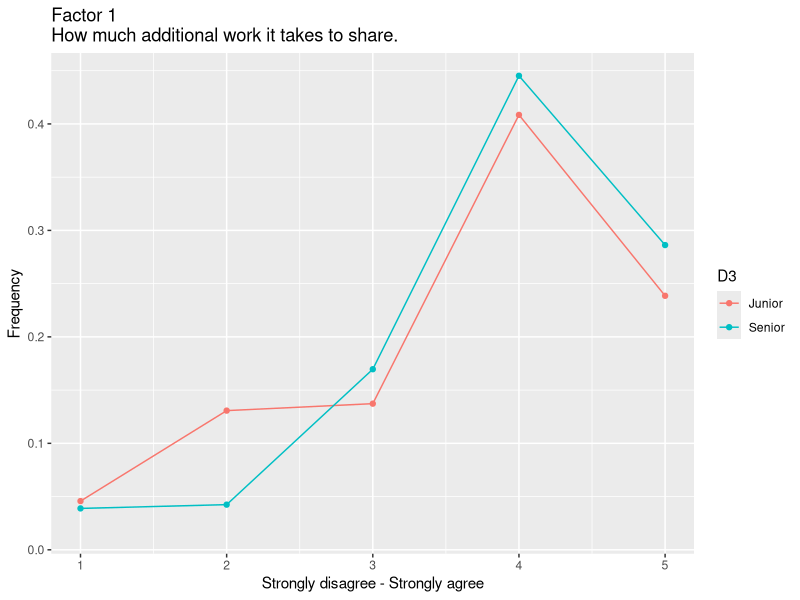
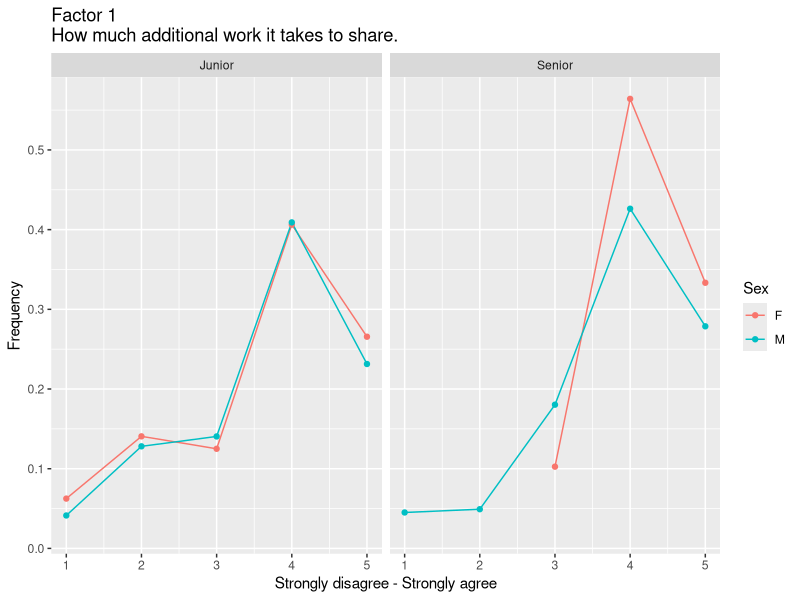
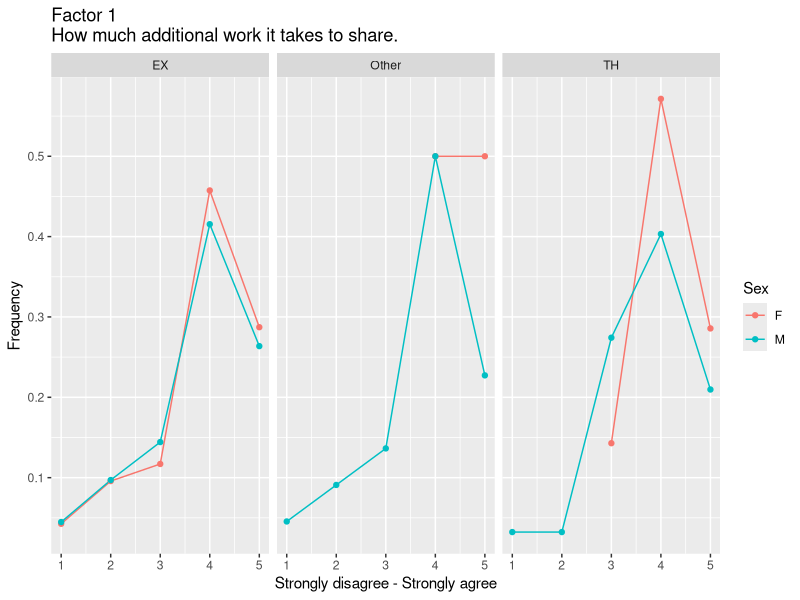
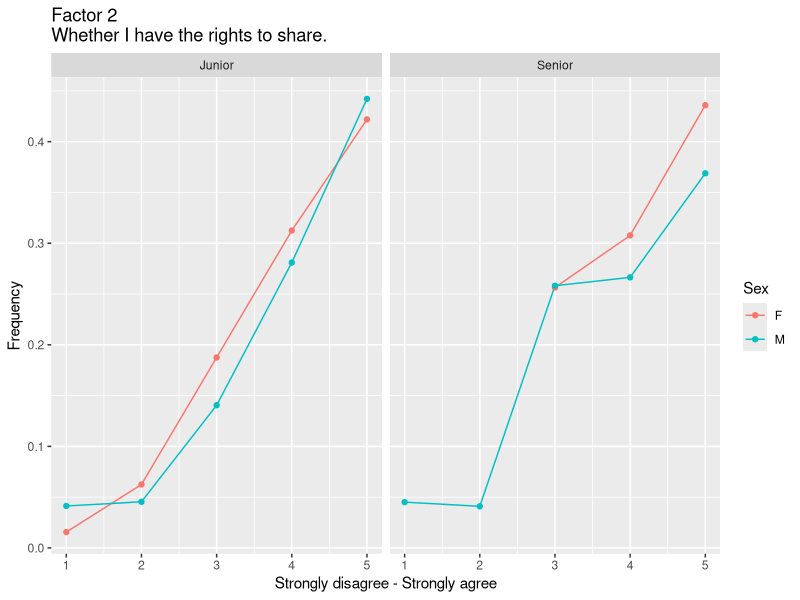
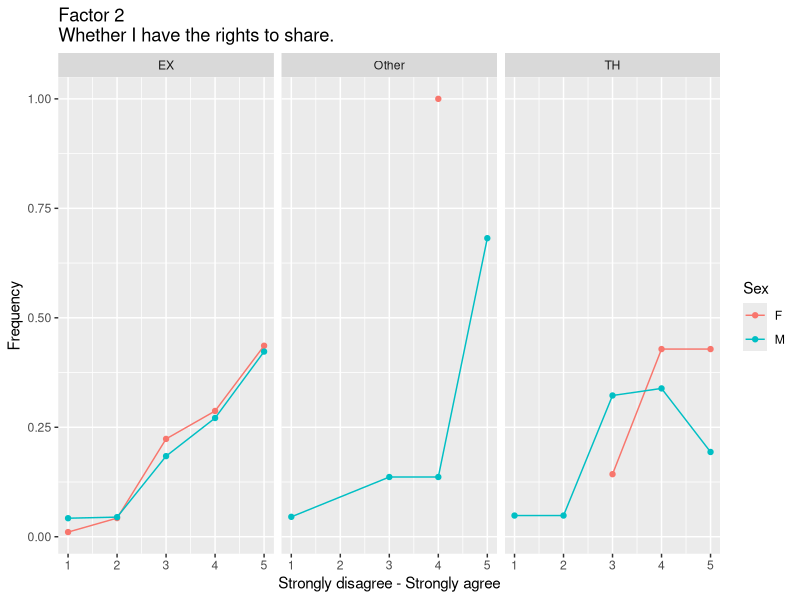
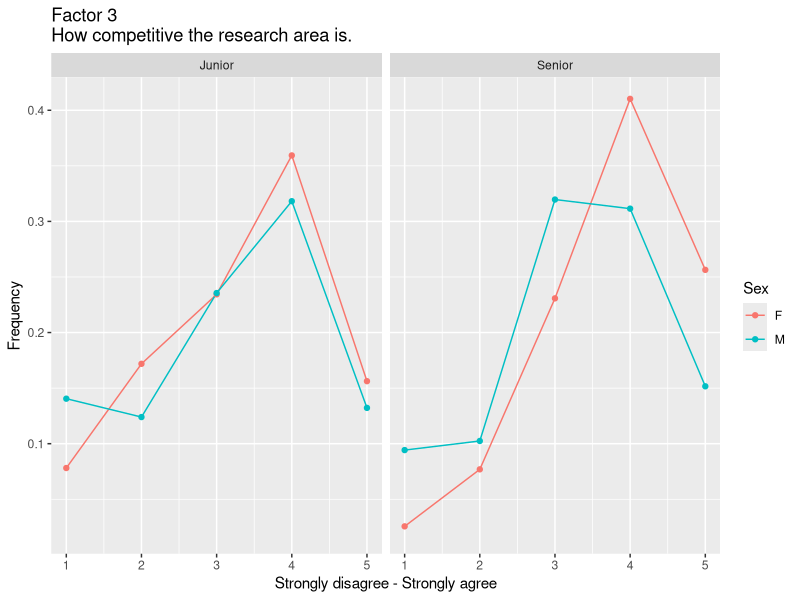
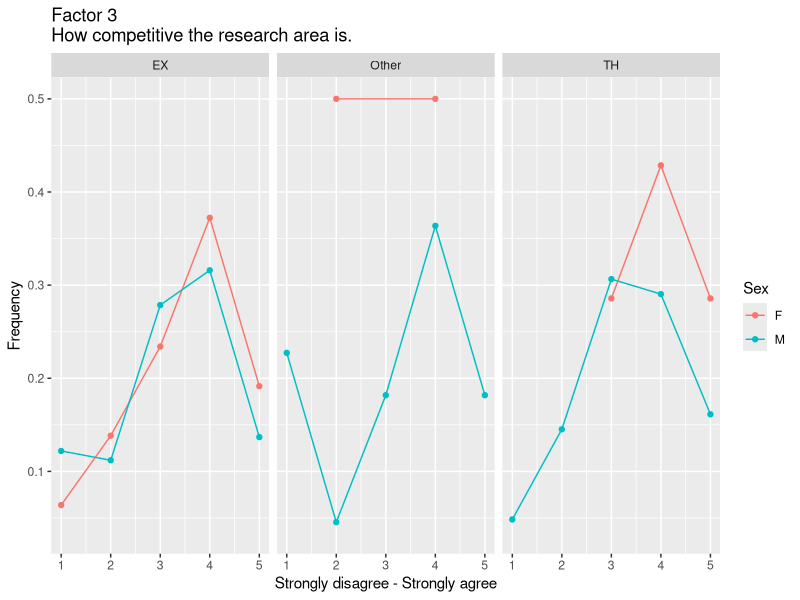
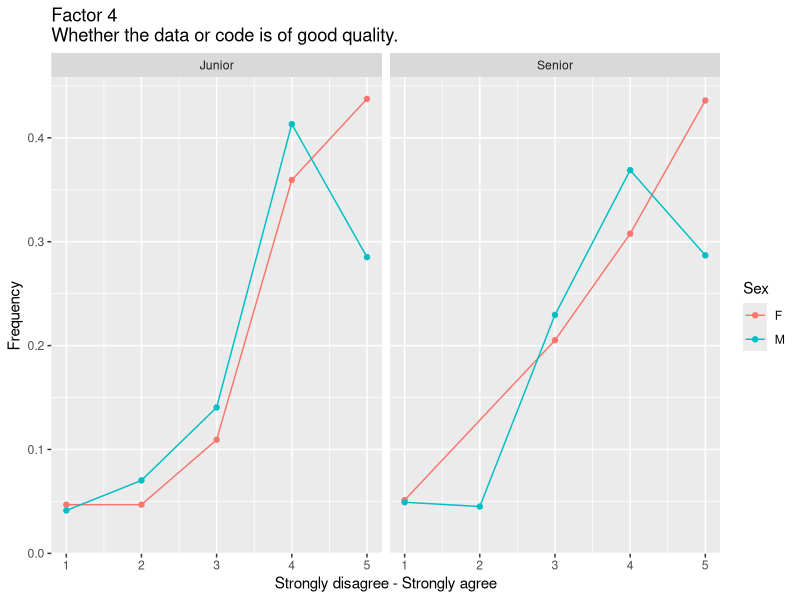

R code for these plots, in order:
library(tidyverse)
library(dplyr)
library(ggplot2)
library(readr)

coded_data <- read_csv("Data/Base/Usable_QC_FA_coded.csv")

# F1 by seniority and gender
F1 <- coded_data %>% #<- change
  filter(!is.na(Sex)) %>%
  group_by(D3, `p5q2 [1]`) %>% #<- change  
  summarize(count = n()) %>%
  mutate(freq = count / sum(count))

ggplot(F1, aes(x = `p5q2 [1]`, y = freq, color = D3)) + # <- change
  geom_line() +
  geom_point() +
#  facet_wrap(~ Sex) +
  ggtitle("Factor 1 \nHow much additional work it takes to share.") +
  labs(x = "Strongly disagree - Strongly agree", y = "Frequency")


# F1 by seniority and gender
F1 <- coded_data %>% #<- change
  filter(!is.na(Sex)) %>%
  group_by(Sex, D3, `p5q2 [1]`) %>% #<- change  
  summarize(count = n()) %>%
  mutate(freq = count / sum(count))

ggplot(F1, aes(x = `p5q2 [1]`, y = freq, color = Sex)) + # <- change
  geom_line() +
  geom_point() +
  facet_wrap(~ D3) +
  ggtitle("Factor 1 \nHow much additional work it takes to share.") +
  labs(x = "Strongly disagree - Strongly agree", y = "Frequency")

# F1 by field and gender
F1 <- coded_data %>% #<- change
  filter(!is.na(Sex)) %>%
  group_by(Sex, D4, `p5q2 [1]`) %>% #<- change  
  summarize(count = n()) %>%
  mutate(freq = count / sum(count))

ggplot(F1, aes(x = `p5q2 [1]`, y = freq, color = Sex)) + # <- change
  geom_line() +
  geom_point() +
  facet_wrap(~ D4) +
  ggtitle("Factor 1 \nHow much additional work it takes to share.") +
  labs(x = "Strongly disagree - Strongly agree", y = "Frequency")

# F2 by seniority and gender
F2 <- coded_data %>% #<- change
  filter(!is.na(Sex)) %>%
  group_by(Sex, D3, `p5q2 [2]`) %>% #<- change  
  summarize(count = n()) %>%
  mutate(freq = count / sum(count))

ggplot(F2, aes(x = `p5q2 [2]`, y = freq, color = Sex)) + # <- change
  geom_line() +
  geom_point() +
  facet_wrap(~ D3) +
  ggtitle("Factor 2\nWhether I have the rights to share.") +
  labs(x = "Strongly disagree - Strongly agree", y = "Frequency")

# F2 by field and gender
F2 <- coded_data %>% #<- change
  filter(!is.na(Sex)) %>%
  group_by(Sex, D4, `p5q2 [2]`) %>% #<- change  
  summarize(count = n()) %>%
  mutate(freq = count / sum(count))

ggplot(F2, aes(x = `p5q2 [2]`, y = freq, color = Sex)) + # <- change
  geom_line() +
  geom_point() +
  facet_wrap(~ D4) +
  ggtitle("Factor 2\nWhether I have the rights to share.") +
  labs(x = "Strongly disagree - Strongly agree", y = "Frequency")

# F3 by seniority and gender
F3 <- coded_data %>% #<- change
  filter(!is.na(Sex)) %>%
  group_by(Sex, D3, `p5q2 [3]`) %>% #<- change  
  summarize(count = n()) %>%
  mutate(freq = count / sum(count))

ggplot(F3, aes(x = `p5q2 [3]`, y = freq, color = Sex)) + # <- change
  geom_line() +
  geom_point() +
  facet_wrap(~ D3) +
  ggtitle("Factor 3\nHow competitive the research area is.") +
  labs(x = "Strongly disagree - Strongly agree", y = "Frequency")

# F3 by field and gender
F3 <- coded_data %>% #<- change
  filter(!is.na(Sex)) %>%
  group_by(Sex, D4, `p5q2 [3]`) %>% #<- change  
  summarize(count = n()) %>%
  mutate(freq = count / sum(count))

ggplot(F3, aes(x = `p5q2 [3]`, y = freq, color = Sex)) + # <- change
  geom_line() +
  geom_point() +
  facet_wrap(~ D4) +
  ggtitle("Factor 3\nHow competitive the research area is.") +
  labs(x = "Strongly disagree - Strongly agree", y = "Frequency")

# F4 by seniority and gender
F4 <- coded_data %>% #<- change
  filter(!is.na(Sex)) %>%
  group_by(Sex, D3, `p5q2 [4]`) %>% #<- change  
  summarize(count = n()) %>%
  mutate(freq = count / sum(count))

ggplot(F4, aes(x = `p5q2 [4]`, y = freq, color = Sex)) + # <- change
  geom_line() +
  geom_point() +
  facet_wrap(~ D3) +
  ggtitle("Factor 4\nWhether the data or code is of good quality.") +
  labs(x = "Strongly disagree - Strongly agree", y = "Frequency")

# F4 by field and gender
F4 <- coded_data %>% #<- change
  filter(!is.na(Sex)) %>%
  group_by(Sex, D4, `p5q2 [4]`) %>% #<- change  
  summarize(count = n()) %>%
  mutate(freq = count / sum(count))

ggplot(F4, aes(x = `p5q2 [4]`, y = freq, color = Sex)) + # <- change
  geom_line() +
  geom_point() +
  facet_wrap(~ D4) +
  ggtitle("Factor 4\nWhether the data or code is of good quality.") +
  labs(x = "Strongly disagree - Strongly agree", y = "Frequency")

# F5 by seniority and gender
F5 <- coded_data %>% #<- change
  filter(!is.na(Sex)) %>%
  group_by(Sex, D3, `p5q2 [5]`) %>% #<- change  
  summarize(count = n()) %>%
  mutate(freq = count / sum(count))

ggplot(F5, aes(x = `p5q2 [5]`, y = freq, color = Sex)) + # <- change
  geom_line() +
  geom_point() +
  facet_wrap(~ D3) +
  ggtitle("Factor 5\nWhether the data or code is essential \nfor reproducing the study.") +
  labs(x = "Strongly disagree - Strongly agree", y = "Frequency")

# F5 by field and gender
F5 <- coded_data %>% #<- change
  filter(!is.na(Sex)) %>%
  group_by(Sex, D4, `p5q2 [5]`) %>% #<- change  
  summarize(count = n()) %>%
  mutate(freq = count / sum(count))

ggplot(F5, aes(x = `p5q2 [5]`, y = freq, color = Sex)) + # <- change
  geom_line() +
  geom_point() +
  facet_wrap(~ D4) +
  ggtitle("Factor 5\nWhether the data or code is essential \nfor reproducing the study.") +
  labs(x = "Strongly disagree - Strongly agree", y = "Frequency")

# F6 by seniority and gender
F6 <- coded_data %>% #<- change
  filter(!is.na(Sex)) %>%
  group_by(Sex, D3, `p5q2 [6]`) %>% #<- change  
  summarize(count = n()) %>%
  mutate(freq = count / sum(count))

ggplot(F6, aes(x = `p5q2 [6]`, y = freq, color = Sex)) + # <- change
  geom_line() +
  geom_point() +
  facet_wrap(~ D3) +
  ggtitle("Factor 6\nWhether I consider it to be useful to \nother researchers.") +
  labs(x = "Strongly disagree - Strongly agree", y = "Frequency")

# F6 by field and gender
F6 <- coded_data %>% #<- change
  filter(!is.na(Sex)) %>%
  group_by(Sex, D4, `p5q2 [6]`) %>% #<- change  
  summarize(count = n()) %>%
  mutate(freq = count / sum(count))

ggplot(F6, aes(x = `p5q2 [6]`, y = freq, color = Sex)) + # <- change
  geom_line() +
  geom_point() +
  facet_wrap(~ D4) +
  ggtitle("Factor 6\nWhether I consider it to be useful to \nother researchers.") +
  labs(x = "Strongly disagree - Strongly agree", y = "Frequency")

# F7 by seniority and gender
F7 <- coded_data %>% #<- change
  filter(!is.na(Sex)) %>%
  group_by(Sex, D3, `p5q2 [7]`) %>% #<- change  
  summarize(count = n()) %>%
  mutate(freq = count / sum(count))

ggplot(F7, aes(x = `p5q2 [7]`, y = freq, color = Sex)) + # <- change
  geom_line() +
  geom_point() +
  facet_wrap(~ D3) +
  ggtitle("Factor 7\nWhether I am asked to share by \nother researchers.") +
  labs(x = "Strongly disagree - Strongly agree", y = "Frequency")

# F7 by field and gender
F7 <- coded_data %>% #<- change
  filter(!is.na(Sex)) %>%
  group_by(Sex, D4, `p5q2 [7]`) %>% #<- change  
  summarize(count = n()) %>%
  mutate(freq = count / sum(count))

ggplot(F7, aes(x = `p5q2 [7]`, y = freq, color = Sex)) + # <- change
  geom_line() +
  geom_point() +
  facet_wrap(~ D4) +
  ggtitle("Factor 7\nWhether I am asked to share by \nother researchers.") +
  labs(x = "Strongly disagree - Strongly agree", y = "Frequency")

# F8 by seniority and gender
F8 <- coded_data %>% #<- change
  filter(!is.na(Sex)) %>%
  group_by(Sex, D3, `p5q2 [8]`) %>% #<- change  
  summarize(count = n()) %>%
  mutate(freq = count / sum(count))

ggplot(F8, aes(x = `p5q2 [8]`, y = freq, color = Sex)) + # <- change
  geom_line() +
  geom_point() +
  facet_wrap(~ D3) +
  ggtitle("Factor 8\nWhether the data or code will be \nresponsibly used.") +
  labs(x = "Strongly disagree - Strongly agree", y = "Frequency")

# F8 by field and gender
F8 <- coded_data %>% #<- change
  filter(!is.na(Sex)) %>%
  group_by(Sex, D4, `p5q2 [8]`) %>% #<- change  
  summarize(count = n()) %>%
  mutate(freq = count / sum(count))

ggplot(F8, aes(x = `p5q2 [8]`, y = freq, color = Sex)) + # <- change
  geom_line() +
  geom_point() +
  facet_wrap(~ D4) +
  ggtitle("Factor 8\nWhether the data or code will be \nresponsibly used.") +
  labs(x = "Strongly disagree - Strongly agree", y = "Frequency")

# F8 by seniority and gender
F8 <- coded_data %>% #<- change
  filter(!is.na(Sex)) %>%
  group_by(Sex, D3, `p5q2 [8]`) %>% #<- change  
  summarize(count = n()) %>%
  mutate(freq = count / sum(count))

ggplot(F8, aes(x = `p5q2 [8]`, y = freq, color = Sex)) + # <- change
  geom_line() +
  geom_point() +
  facet_wrap(~ D3) +
  ggtitle("Factor 8\nWhether the data or code will be \nresponsibly used.") +
  labs(x = "Strongly disagree - Strongly agree", y = "Frequency")

# F8 by field and gender
F8 <- coded_data %>% #<- change
  filter(!is.na(Sex)) %>%
  group_by(Sex, D4, `p5q2 [8]`) %>% #<- change  
  summarize(count = n()) %>%
  mutate(freq = count / sum(count))

ggplot(F8, aes(x = `p5q2 [8]`, y = freq, color = Sex)) + # <- change
  geom_line() +
  geom_point() +
  facet_wrap(~ D4) +
  ggtitle("Factor 8\nWhether the data or code will be \nresponsibly used.") +
  labs(x = "Strongly disagree - Strongly agree", y = "Frequency")

# F8 by seniority and gender
F8 <- coded_data %>% #<- change
  filter(!is.na(Sex)) %>%
  group_by(Sex, D3, `p5q2 [8]`) %>% #<- change  
  summarize(count = n()) %>%
  mutate(freq = count / sum(count))

ggplot(F8, aes(x = `p5q2 [8]`, y = freq, color = Sex)) + # <- change
  geom_line() +
  geom_point() +
  facet_wrap(~ D3) +
  ggtitle("Factor 8\nWhether the data or code will be \nresponsibly used.") +
  labs(x = "Strongly disagree - Strongly agree", y = "Frequency")

# F8 by field and gender
F8 <- coded_data %>% #<- change
  filter(!is.na(Sex)) %>%
  group_by(Sex, D4, `p5q2 [8]`) %>% #<- change  
  summarize(count = n()) %>%
  mutate(freq = count / sum(count))

ggplot(F8, aes(x = `p5q2 [8]`, y = freq, color = Sex)) + # <- change
  geom_line() +
  geom_point() +
  facet_wrap(~ D4) +
  ggtitle("Factor 8\nWhether the data or code will be \nresponsibly used.") +
  labs(x = "Strongly disagree - Strongly agree", y = "Frequency")

# F9 by seniority and gender
F9 <- coded_data %>% #<- change
  filter(!is.na(Sex)) %>%
  group_by(Sex, D3, `p5q2 [9]`) %>% #<- change  
  summarize(count = n()) %>%
  mutate(freq = count / sum(count))

ggplot(F9, aes(x = `p5q2 [9]`, y = freq, color = Sex)) + # <- change
  geom_line() +
  geom_point() +
  facet_wrap(~ D3) +
  ggtitle("Factor 9\nWhether I am obligated to share by mandates.") +
  labs(x = "Strongly disagree - Strongly agree", y = "Frequency")

# F9 by field and gender
F9 <- coded_data %>% #<- change
  filter(!is.na(Sex)) %>%
  group_by(Sex, D4, `p5q2 [9]`) %>% #<- change  
  summarize(count = n()) %>%
  mutate(freq = count / sum(count))

ggplot(F9, aes(x = `p5q2 [9]`, y = freq, color = Sex)) + # <- change
  geom_line() +
  geom_point() +
  facet_wrap(~ D4) +
  ggtitle("Factor 9\nWhether I am obligated to share by mandates.") +
  labs(x = "Strongly disagree - Strongly agree", y = "Frequency")
